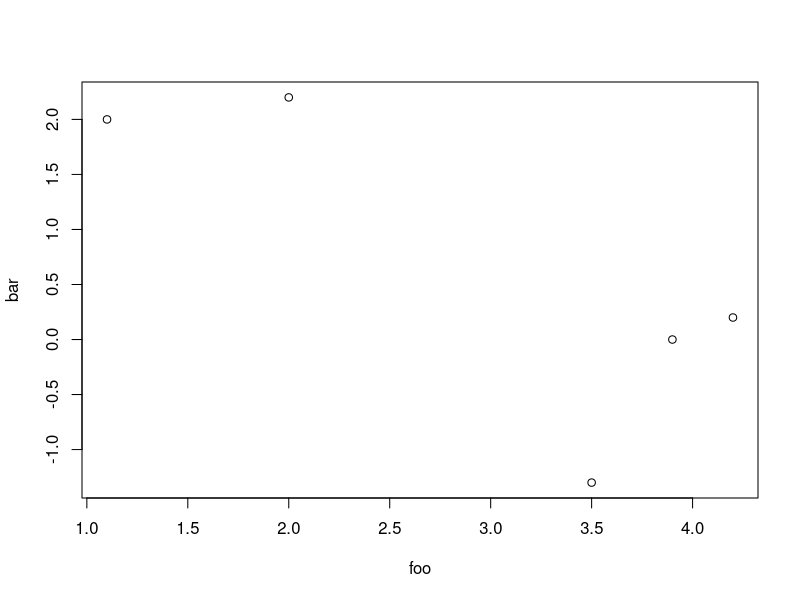
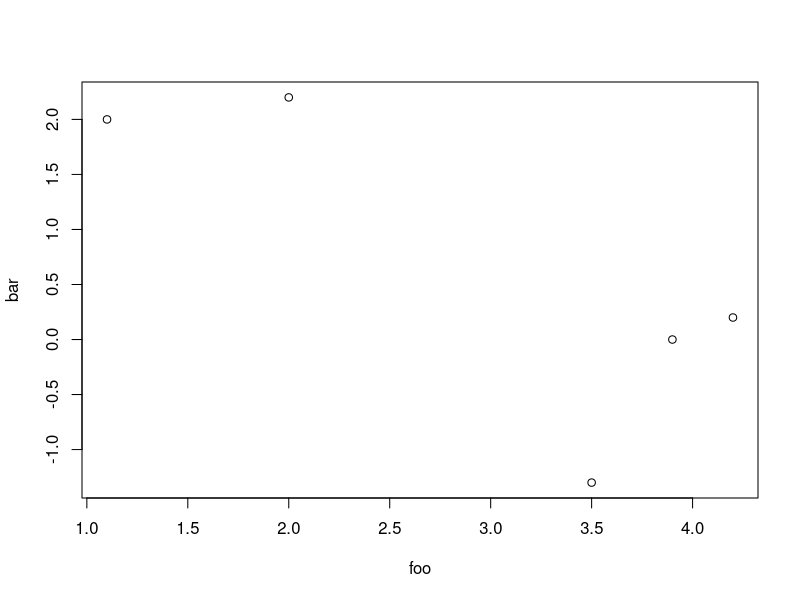
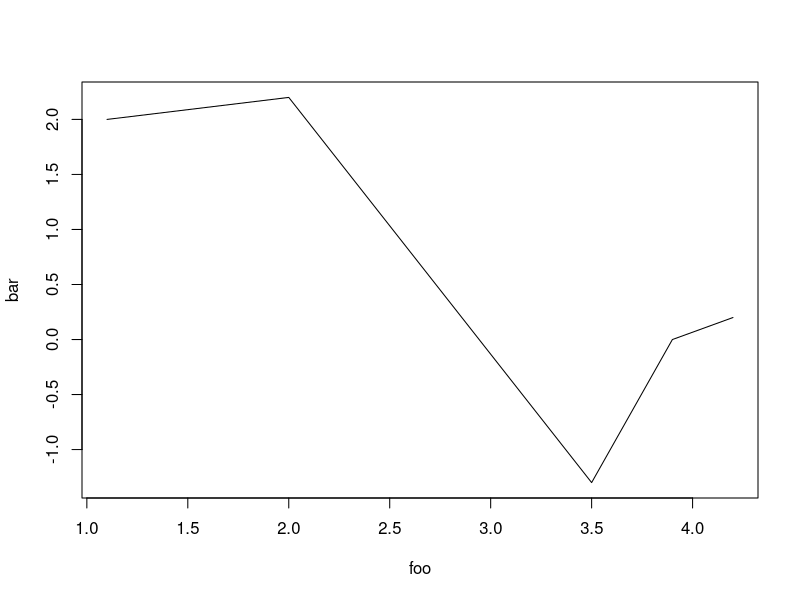
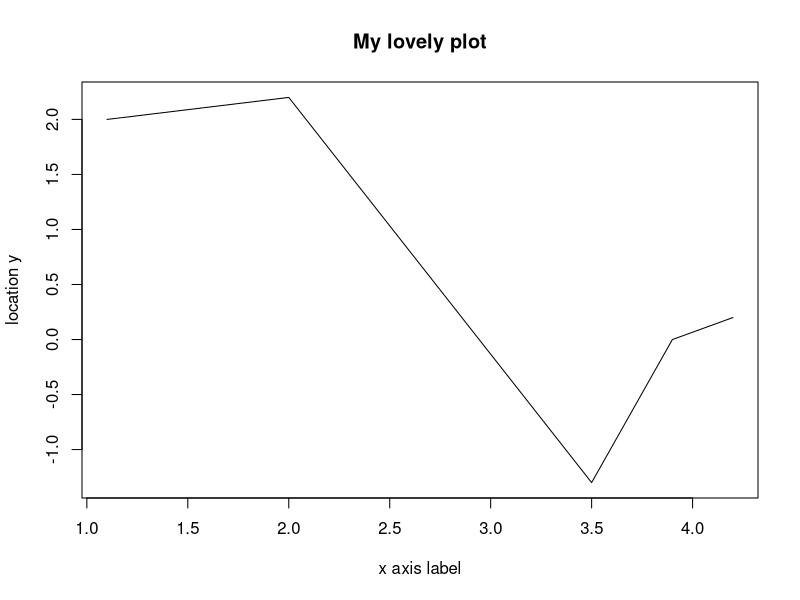
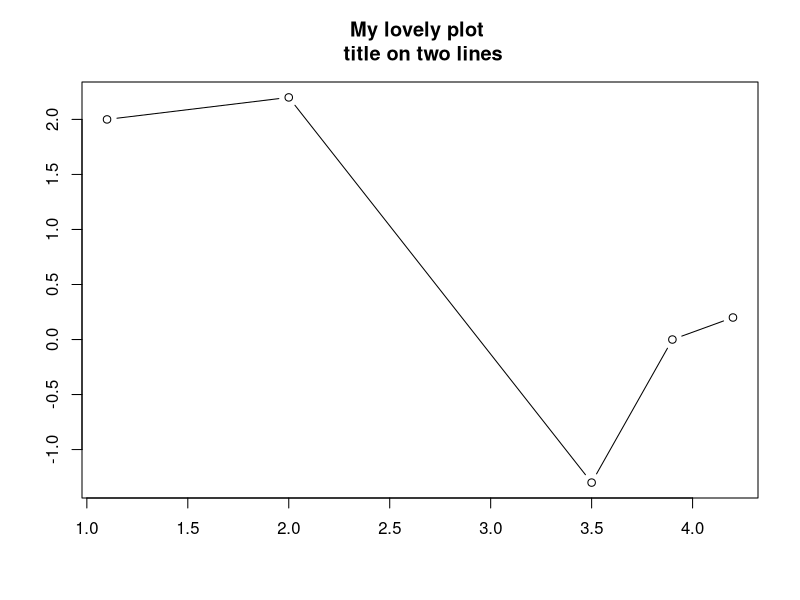
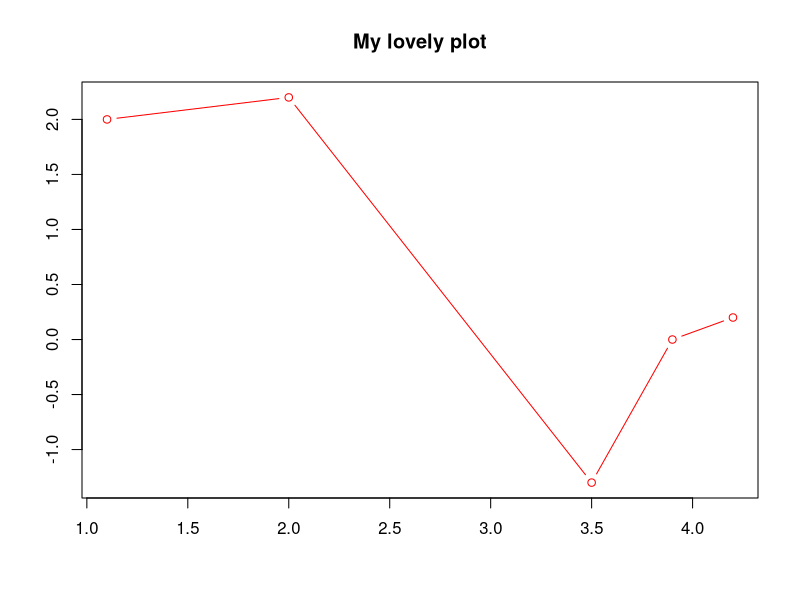
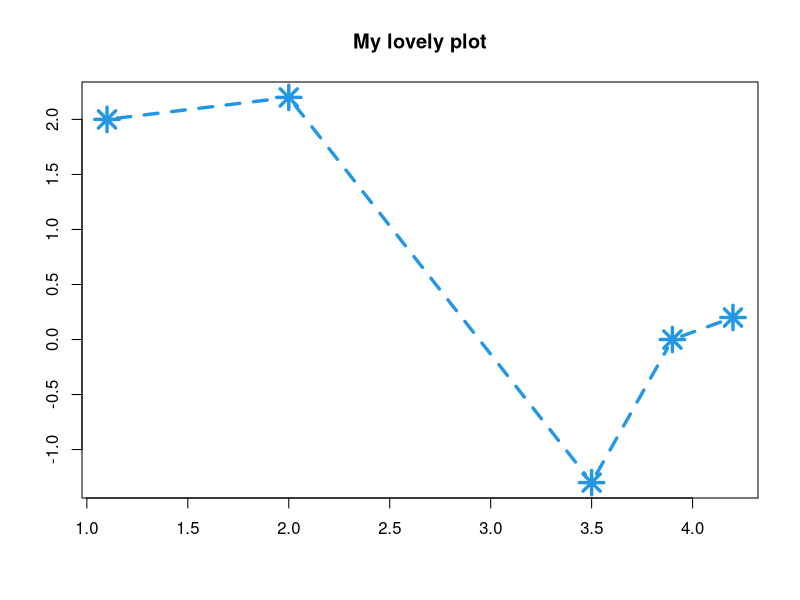
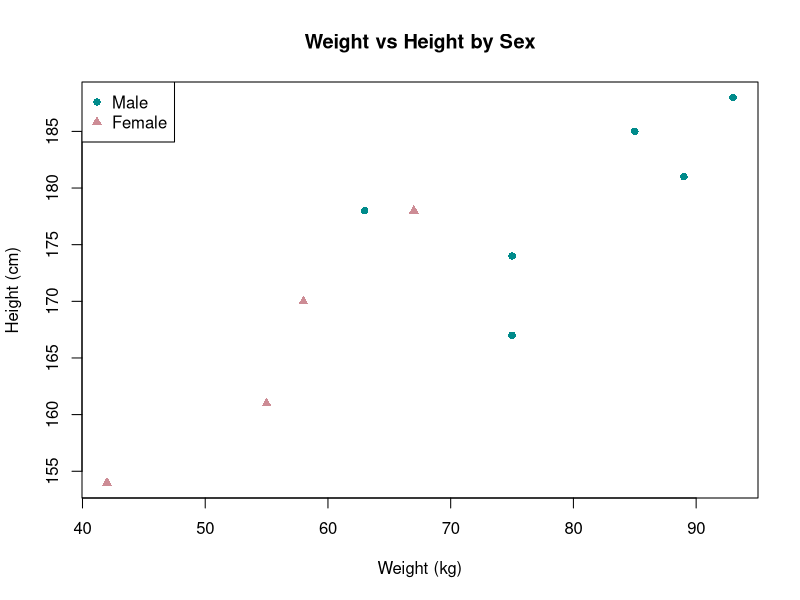

Here is the R script that generated these plots, in order:
## ---- chunk 1
knitr::opts_chunk$set(echo = TRUE)
## ---- chunk 2
foo <- c(1.1,2,3.5,3.9,4.2)
bar <- c(2,2.2,-1.3,0,0.2)
## ---- chunk 3
plot(foo,bar)
## ---- chunk 4
baz <- cbind(foo,bar)
baz
## ---- chunk 5
plot(baz)
## ---- chunk 6
plot(foo,bar,type="l")
## ---- chunk 7
plot(foo,bar,type="l",main="My lovely plot",xlab="x axis label",ylab="location y")
## ---- chunk 8
plot(foo,bar,type="b",main="My lovely plot \n title on two lines",xlab="",  ylab="")
## ---- chunk 9
plot(foo,bar,type="b",main="My lovely plot",xlab="",ylab="",col='red')
# plot(foo,bar,type="b",main="My lovely plot",xlab="",ylab="",col=2)
## ---- chunk 10
plot(foo,bar,type="b",main="My lovely plot",xlab="",ylab="",
        col=4,pch=8,lty=2,cex=2.3,lwd=3.3)
## ---- chunk 11
weight <- c(55,85,75,42,93,63,58,75,89,67)
height <- c(161, 185, 174, 154, 188, 178, 170, 167, 181, 178)
sex <- c("female", "male", "male", "female", "male", "male", "female", "male", "male", "female")
## ---- chunk 12
# Create a vector for point characters based on sex
pch_values <- ifelse(sex == "male", 16, 17) # 16 for males, 17 for females

# Create the plot
plot(weight, height, 
     pch = pch_values, # Use different point characters
     col = ifelse(sex == "male", "cyan4", "lightpink3"), # Color male blue and female red
     xlab = "Weight (kg)", 
     ylab = "Height (cm)", 
     main = "Weight vs Height by Sex")

# Add a legend
legend("topleft", legend = c("Male", "Female"), pch = c(16, 17), col = c("cyan4", "lightpink3"))
## ---- chunk 13
library(ggplot2)
## ---- chunk 14
qplot(foo,bar)
## ---- chunk 15
qplot(foo,bar,main="My lovely qplot",xlab="x axis label",ylab="location y")
## ---- chunk 16
qplot(foo,bar,geom="blank") + geom_point(size=3,shape=6,color="blue") +
      geom_line(color="red",linetype=2)
## ---- chunk 17
library(ggplot2)
# Load the mtcars dataset
data(mtcars)
# Create a scatter plot
ggplot(mtcars, aes(x = hp, y = mpg, color = "red")) +
  geom_point()
## ---- chunk 18
# Load the economics dataset
data(economics)

# Create a line plot
ggplot(economics, aes(x = date, y = unemploy)) +
    geom_point() +
  geom_line()
## ---- chunk 19
# Calculate the average mpg by car engine type
mpg_avg <- aggregate(mpg ~ vs, data = mtcars, FUN = mean)

# Create a bar plot
ggplot(mpg_avg, aes(x = vs, y = mpg)) +
  geom_bar(stat = "identity")

# In the geom_bar() function, the stat = "identity" argument tells ggplot to use the actual values provided in the dataset, instead of counting occurrences or performing other statistical transformations.
## ---- chunk 20
# Create a box plot
ggplot(mtcars, aes(x = as.factor(cyl), y = hp)) +
  geom_boxplot() +
  ggtitle("Comparison of horsepower of cars by the number of cylinders") +
  xlab("Number of cylinders") +
  ylab("Gross horsepower")
## ---- chunk 21
# Create a histogram
ggplot(mtcars, aes(x = wt)) +
  geom_histogram(bins = 20)
## ---- chunk 22
# Create a scatter plot with regression line
ggplot(mtcars, aes(x = wt, y = hp)) +
  geom_point() +
  geom_smooth(method = "lm")
## ---- chunk 23
# Create a scatter plot with customized appearance
ggplot(mtcars, aes(x = wt, y = hp, shape = as.factor(vs), color = drat, size = mpg)) +
  geom_point() +
  labs(title = "Car Weights vs. Horsepower",
       x = "Weight",
       y = "Horsepower") +
  xlim(1.5, 6) +
  ylim(50, 350)
## ---- chunk 24
library(ggplot2)

# Load the mtcars dataset
data(mtcars)

# Create a faceted scatter plot
ggplot(mtcars, aes(x = hp, y = mpg)) +
  geom_point() +
  facet_wrap(vars(am))
# The vars() function in this context is used to specify variables in a tidy way within the ggplot2 framework, especially for faceting and other operations. 
## ---- chunk 25
# Create a scatter plot with smoothed lines
ggplot(mtcars, aes(x = wt, y = hp)) +
  geom_point() +
  geom_smooth(method = "lm", se = FALSE, color = "red") +
  geom_smooth(method = "loess", se = FALSE, color = "blue")
## ---- chunk 26
# Calculate the mean and standard deviation of horsepower by Number of forward gears
hp_stats <- aggregate(hp ~ gear, data = mtcars, FUN = mean)
hp_stats$sd <- aggregate(hp ~ gear, data = mtcars, FUN = sd)$hp
colnames(hp_stats) <- c("gear", "mean", "sd")

# Create a scatter plot with points and error bars
ggplot(hp_stats, aes(x = gear, y = mean)) +
  geom_point() +
  geom_errorbar(aes(ymin = mean - sd, ymax = mean + sd), width = 0.2) +
  geom_line() +
  geom_smooth(method = "loess", se = TRUE, color = "blue")
## ---- chunk 27
# Create a scatter plot with a customized theme
ggplot(mtcars, aes(x = wt, y = hp)) +
  geom_point()
ggplot(mtcars, aes(x = wt, y = hp, shape = as.factor(vs))) +
  geom_point() +
  theme_classic() +
  theme(legend.position = "none") +
  ggtitle("Blablabla") +
  xlab("Weight") + ylab("Gross horsepower") +
  labs(subtitle = "Subtitle")
  
## ---- chunk 28
# Create a scatter plot with a customized legend
library(mapproj)
ggplot(mtcars, aes(x = wt, y = hp, color = factor(cyl), shape = factor(am), size = mpg)) +
  geom_point() +
  labs(color = "Cylinders", shape = "Transmission") +
  scale_color_manual(values = c("black", "brown", "purple"),
                     labels = c("4 Cyl", "6 Cyl", "8 Cyl")) +
  scale_shape_manual(values = c(1, 13),
                     labels = c("Automatic", "Manual")) +
  scale_size_continuous(breaks = c(15, 21, 26, 30)) +
  theme(legend.position = "left") +
  ggtitle("Something") + xlab("Weight") + ylab("Gross horsepower")
## ---- chunk 29
library(maps)
library(dplyr)
# Load the city data
data(us.cities)
# Get the map data for the US
us_map <- map_data("state")
# Create a proportional symbol map
ggplot() +
  geom_polygon(data = us_map, aes(x = long, y = lat, group = group), fill = "white", color = "blue") +
  geom_point(data = us.cities, aes(x = long, y = lat, size = pop), color = "red", alpha = 0.5) +
  scale_size(range = c(1, 10)) +
  coord_map() +
  theme_void()
## ---- chunk 30
library(maps)
# Load the country data
data(world.cities)
world_map <- map_data("world")

# Create a bubble map
ggplot() +
  geom_polygon(data = world_map, aes(x = long, y = lat, group = group), fill = "lightgray", color = "black") +
  geom_point(data = world.cities, aes(x = long, y = lat, color = pop, size = pop), alpha = 0.1) +
  scale_size(range = c(1, 10)) +
  scale_color_viridis_c() +
  coord_cartesian(xlim = c(-180, 180), ylim = c(-90, 90)) +
  theme_void() +
  labs(color = "Population", size = "Population")
